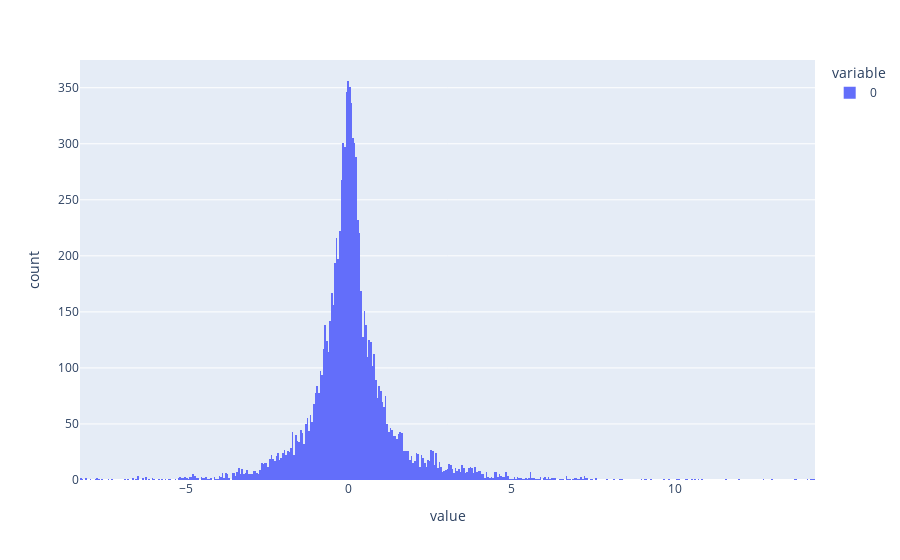

Source (notebook cell):
### Code cell
scaled_slope = RobustScaler().fit_transform(df['slope'].values.reshape(-1, 1)).reshape(-1)
df['rs_slope'] = scaled_slope

df['rs-trend'] = np.where(df['rs_slope'] > up_threshold, 1,
                        np.where(df['rs_slope'] < down_threshold, -1, 0))

display(df['rs-trend'].value_counts())
display(df['rs_slope'].describe())

px.histogram(scaled_slope, nbins=1000)

### Figure 1 — Plotly figure (JSON) as saved in the notebook; plotly's stock layout.template omitted (floating-point values rounded to 4 significant figures; data arrays with more than 128 entries replaced by an {"elided": "..."} marker saying what was removed)
{"data": [{"alignmentgroup": "True", "bingroup": "x", "hovertemplate": "variable=0<br>value=%{x}<br>count=%{y}<extra></extra>", "legendgroup": "0", "marker": {"color": "#636efa", "pattern": {"shape": ""}}, "name": "0", "nbinsx": 1000, "offsetgroup": "0", "orientation": "v", "showlegend": true, "type": "histogram", "x": {"elided": "10080 float values"}, "xaxis": "x", "yaxis": "y"}], "layout": {"barmode": "relative", "legend": {"title": {"text": "variable"}, "tracegroupgap": 0}, "margin": {"t": 60}, "xaxis": {"anchor": "y", "domain": [0, 1], "title": {"text": "value"}}, "yaxis": {"anchor": "x", "domain": [0, 1], "title": {"text": "count"}}}}
